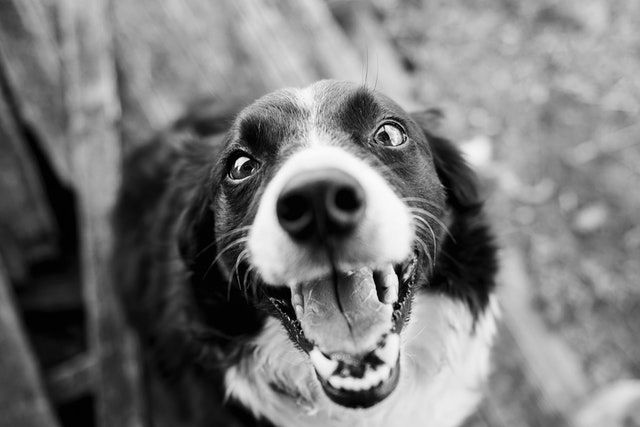
#> input picture imgs/dog.jpg, 640 x 427 px
$ jupyter execute --allow-errors ukol_14.ipynb   (shell and % lines are left out)
#> lines starting #> are read from the running program, lines starting #| are printed output that depends on the picture
- - -
# Úkol č. 14
### Histogram, jeho aplikace a výpovědní hodnota.

#### __Úvod__
Histogram je grafická reprezentace dat, která zobrazuje rozdělení hodnot v určité skupině dat. Vyznačuje se tím, že hodnoty jsou rozděleny do předem určených binů (intervalů) a na ose y je zobrazena frekvence, tedy počet hodnot v daném binu. Histogram se často používá k vyjádření distribuce hodnot v nějakém datasetu a k porovnání s jinými distribucemi. Může být také užitečný při hledání anomálií nebo odchylek v datech.

#### __Motivace a hypotézy__
Histogram grayscale obrázku je grafické zobrazení rozložení jasových hodnot v obrázku. Může být užitečné pro úpravu kontrastu a jasu obrázku a pro detekci expozičních chyb.

Funkce __Levels__ se používá k nastavení minimálního a maximálního jasu v obrázku a k vytvoření křivky, která přepočítává všechny jasové hodnoty v obrázku na nové hodnoty podle zvolené křivky. Tato funkce může být užitečná pro zlepšení kontrastu a úpravu jasu obrázku. Po aplikaci funkce Levels se histogram obrázku změní tak, že se rozložení hodnot přesune k vybraným minimálnímu a maximálnímu jasu.

Funkce __Curves__ se podobá funkci __Levels__, ale umožňuje více přesné nastavení křivky pomocí více bodů na křivce. Tato funkce také umožňuje nastavit různé křivky pro jednotlivé barvy nebo pro různé oblasti jasu v obrázku. Po aplikaci funkce __Curves__ se histogram obrázku změní podle nově nastavené křivky.

Funkce __Brightness&Contrast__ se používá k úpravě jasu a kontrastu obrázku pomocí jednoduchého ovládání. Po aplikaci této funkce se histogram obrázku změní tak, že se rozložení hodnot přesune podle nastavení jasu a kontrastu.

Funkce __Shadows/Highlights__ se používá k úpravě stínu a světla v obrázku. Umožňuje nastavit, jak moc se mají stíny a světla zesvětlit nebo ztmavit. Po aplikaci této funkce se histogram obrázku může změnit v závislosti na tom, jak byly stíny a světla upravena.

Funkce __Exposure__ se používá k úpravě celkové expozice grayscale obrázku. Umožňuje nastavit, jak moc se má obrázek zesvětlit nebo ztmavit. Po aplikaci této funkce se histogram obrázku změní tak, že se rozložení hodnot přesune podle nastavení expozice.

Při přeexponování grayscale obrázku dochází k příliš vysokému zastoupení jasných hodnot v obrázku, což může vést k tomu, že se detaily ve světlech ztratí. Histogram přeexponovaného obrázku bude mít výrazný posun ke světlejším hodnotám. Při podexponování obrázku dochází naopak k příliš vysokému zastoupení tmavých hodnot, což může vést k tomu, že se detaily ve stínech ztratí. Histogram podexponovaného obrázku bude mít výrazný posun ke tmavším hodnotám.

Expoziční vady lze částečně napravit pomocí funkcí __Levels__, __Curves__, __Brightness&Contrast__ a __Exposure__. Je důležité si uvědomit, že úpravy expozice mohou vést k dalším problémům, jako je například ztráta kontrastu nebo nadměrné žloutnutí nebo modření obrázku (v případě barevných obrázků). Je třeba tedy úpravy expozice provádět opatrně a zvážit všechny možné důsledky.

#### __Metodika__
Pro práci s obrázky využijeme platformu [Jupyter](https://jupyter.org/), která umožňuje zpracovávat interaktivní prezentace za pomoci programovacího jazyka [Python](https://www.python.org/). Pro zobrzení zpracovaných úkolů použijeme [GitHub](https://github.com/), protože umí renderovat Jupyter notebooky jako webovou stránku. V programu GIMP budeme provádět změny na obrázcích a za pomoci jazyka python budeme v interaktivním notebooku zobrazovat obrázky, jejich úpravy a spočtený histogram. Výsledky budou vyhodnoceny pohledem na změny před a po nebo vyčteny z histogramu a následně diskutovány.

#### __Výsledky__
Načtení a zobrazení pracovního obrázku pomocí knihovny scikit-image, viz. Obrázek 1. a zobrazení jeho histogramu Obrázek 1.1.

Histogram, jeho aplikace a výpovědní hodnota. U grayscale obrázků demonstrujte, jak se změní obrázek a jeho histogram po aplikaci funkcí Levels, Curves, Brightness&Contrast, Shadows/Highlight a Exposure. Použijte obrázek s plynulým přechodem z černé do bílé a kvalitní čb foto. Na čb fotu demonstrujte, jak se na histogramu projeví přeexponování a podexponování.

[cell 1]
from matplotlib import pyplot as plt
from skimage import io
import numpy as np

BINS = 256
# Loading sample image from disc
# Original image
dog = io.imread('./imgs/dog.jpg')
#> dog is the input picture: shape (427, 640); min 0, max 255, mean 120.8
dog.astype(np.uint8)
# Load image of dog after applying "Levels" in GIMP
# Levels
dog_levels = io.imread('./imgs/dog_levels.jpg')
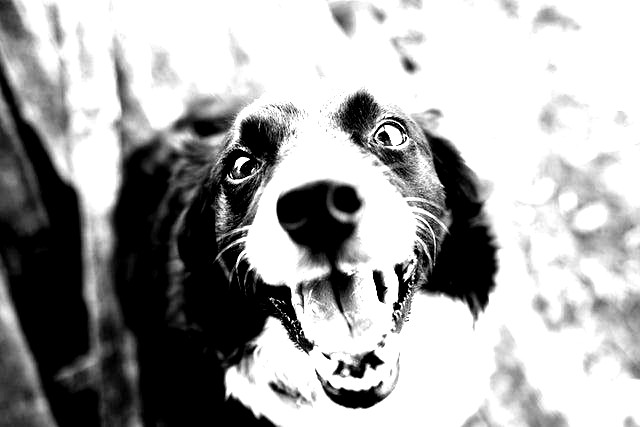
#> input picture imgs/dog_levels.jpg, 640 x 427 px
#> dog_levels is the input picture: shape (427, 640); min 0, max 255, mean 165.7
dog_levels.astype(np.uint8)
# Curves
dog_curves = io.imread('./imgs/dog_curves.jpg')
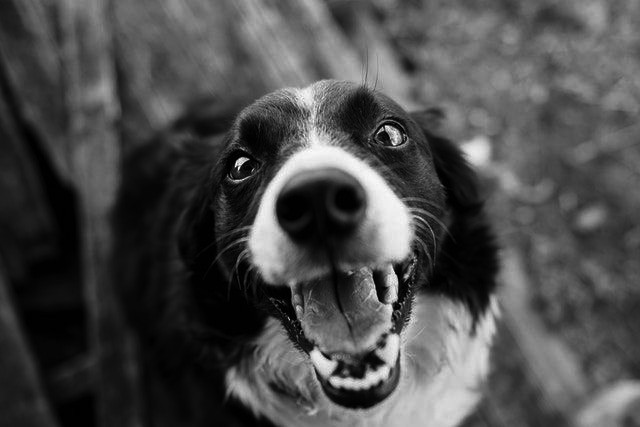
#> input picture imgs/dog_curves.jpg, 640 x 427 px
#> dog_curves is the input picture: shape (427, 640); min 0, max 255, mean 75.1
dog_curves2 = io.imread('./imgs/dog_curves_hist.jpg')
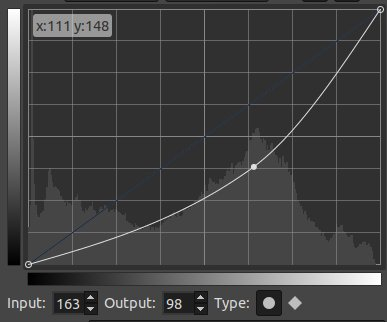
#> input picture imgs/dog_curves_hist.jpg, 387 x 322 px
#> dog_curves2 is the input picture: shape (322, 387, 3); mean R, G, B 64, 64, 64.1
dog_curves.astype(np.uint8)
# Brightness & Contrast
dog_brcon = io.imread('./imgs/dog_brcon.jpg')
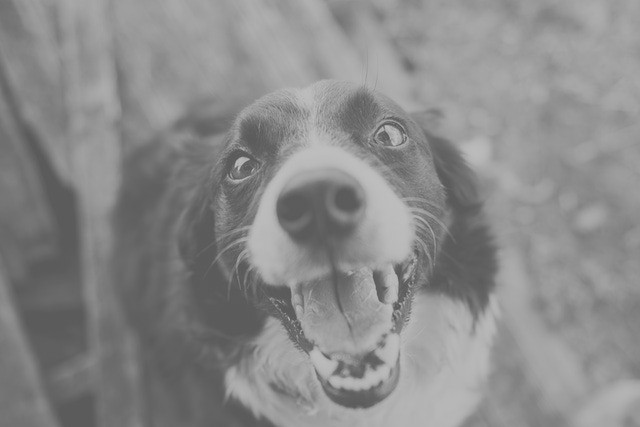
#> input picture imgs/dog_brcon.jpg, 640 x 427 px
#> dog_brcon is the input picture: shape (427, 640); min 82, max 195, mean 138.2
dog_brcon2 = io.imread('./imgs/dog_brcon_hist.jpg')
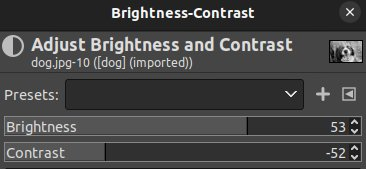
#> input picture imgs/dog_brcon_hist.jpg, 366 x 169 px
#> dog_brcon2 is the input picture: shape (169, 366, 3); mean R, G, B 69.9, 69.9, 69.9
dog_brcon.astype(np.uint8)
# Shadows/Highlights
#> (the rest of this cell did not finish here and is left out)
